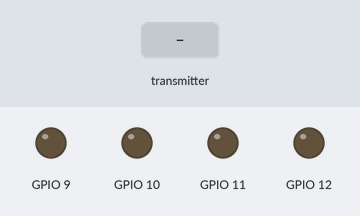
Bench run of a sketch on a simulated ESP32-S3. On the bench: output pins drawn as LEDs (lit = HIGH). Inputs (shaded band) come from the test bench. What the sketch prints to the serial monitor is not drawn.

Above: at 1.3 s.
1.4 s: the transmitter starts sending receivedVal = 1024
At 2.6 s:
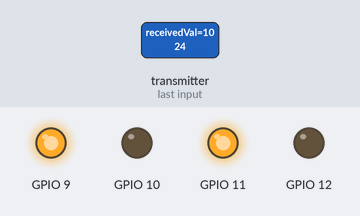
2.9 s: the transmitter starts sending receivedVal = 0
At 3.9 s:
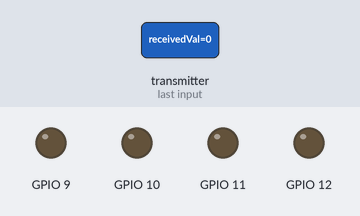
4.4 s: the transmitter starts sending receivedVal = 2048
At 5.0 s:
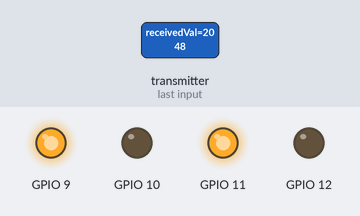
Timing chart, 0 to 7.4 s (numbered marks = the images above; inputs shaded):
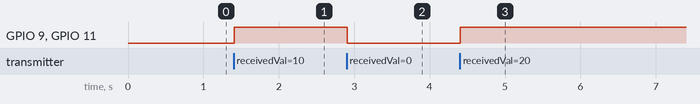

Measured:
- after the input at 1.4 s, GPIO 9, GPIO 11: LOW → HIGH at once
- after the input at 2.9 s, GPIO 9, GPIO 11: HIGH → LOW at once
- after the input at 4.4 s, GPIO 9, GPIO 11: LOW → HIGH at once

The sketch:

esp_receiver_redo1.ino
```cpp
#include <esp_now.h>
#include <WiFi.h>

int receivedVal;

void onReceive(const esp_now_recv_info_t *info, const uint8_t *incomingData, int len) {
  memcpy(&receivedVal, incomingData, sizeof(receivedVal));
  Serial.printf("📥 Received analog value: %d\n", receivedVal);
}

void setup() {
  pinMode(12, OUTPUT);
  pinMode(11,OUTPUT);

  pinMode(10, OUTPUT);
  pinMode(9, OUTPUT);

  Serial.begin(115200);
  delay(100);
  Serial.println("🔌 Booting Receiver...");

  WiFi.mode(WIFI_STA);
  WiFi.disconnect();
  Serial.println("📶 WiFi set to STA + disconnected");

  if (esp_now_init() != ESP_OK) {
    Serial.println("❌ ESP-NOW init failed");
    return;
  }

  Serial.println("✅ ESP-NOW initialized");

  esp_now_register_recv_cb(onReceive);
  Serial.println("✅ ESP-NOW Receiver Ready 🚦");
}

void loop() {
  int sensorValue = receivedVal;
  delay(10);  // Fast enough to catch spikes

  int motorSpeed = receivedVal; //converting sensorValue to motor speed

  //Motors Control
  analogWrite(12, 0);
  analogWrite(11, motorSpeed);

  analogWrite(10, 0);
  analogWrite(9, motorSpeed);
}
```
